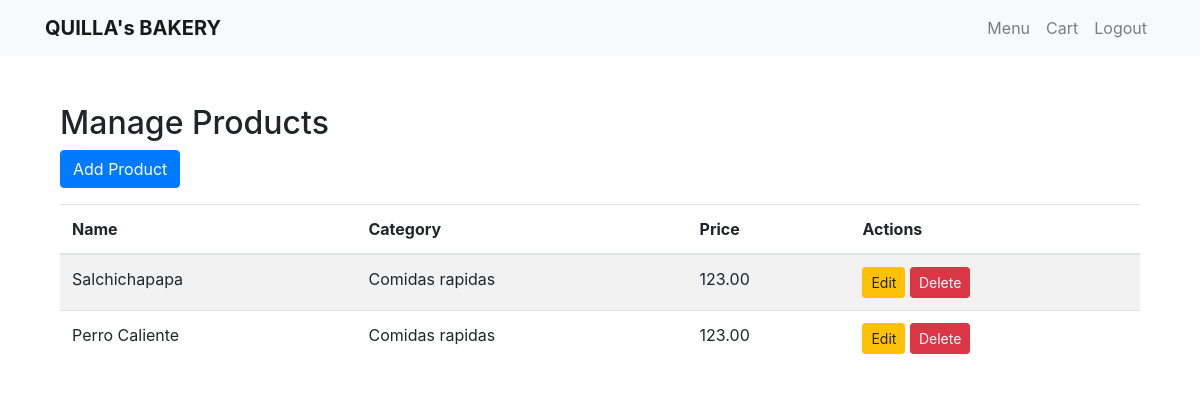
The app's page /manage_products/ (signed in) with its own data.
### bakery/models.py (models this page shows, shortened)
class Product(models.Model):
    code = models.CharField(max_length=100, unique=True)  # Asegúrate de que code no sea null
    name = models.CharField(max_length=100)
    description = models.TextField()
    price = models.DecimalField(max_digits=10, decimal_places=2)
    category = models.ForeignKey(Category, on_delete=models.CASCADE)

class Category(models.Model):
    name = models.CharField(max_length=100)

### bakery/views.py (the view)
# urls.py: path('manage_products/', views.manage_products, name='manage_products'),
@user_passes_test(is_admin)
def manage_products(request):
    products = Product.objects.all()
    return render(request, 'bakery/manage_products.html', {'products': products})

### bakery/views.py (called while the page is built)
def is_admin(user):
    return user.is_staff

### bakery/templates/bakery/manage_products.html (shortened to what this page needs)
{% extends "bakery/base.html" %}
{% block content %}
<div class="container mt-5">
    <h2>Manage Products</h2>
    <a href="{% url 'add_product' %}" class="btn btn-primary mb-3">Add Product</a>
    <table class="table table-striped">
        <thead>
            <tr>
                <th>Name</th>
                <th>Category</th>
                <th>Price</th>
                <th>Actions</th>
            </tr>
        </thead>
        <tbody>
            {% for product in products %}
            <tr>
                <td>{{ product.name }}</td>
                <td>{{ product.category.name }}</td>
                <td>{{ product.price }}</td>
                <td>
                    <a href="{% url 'edit_product' product.id %}" class="btn btn-warning btn-sm">Edit</a>
                    <a href="{% url 'delete_product' product.id %}" class="btn btn-danger btn-sm">Delete</a>
                </td>
            </tr>
            {% endfor %}
        </tbody>
    </table>
</div>
{% endblock %}

### bakery/templates/bakery/base.html (style rules this page uses)
body { padding-top: 56px; }

### records on screen
Product: name "Salchichapapa", category.name "Comidas rapidas", price "123.00"
Product: name "Perro Caliente", category.name "Comidas rapidas", price "123.00"
